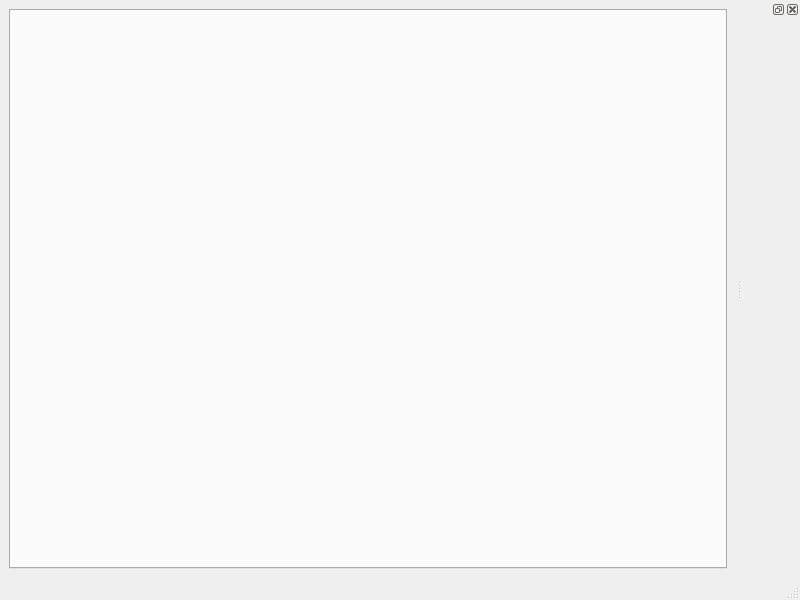
<?xml version="1.0" encoding="UTF-8"?>
<ui version="4.0">
 <class>MainWindow</class>
 <widget class="QMainWindow" name="MainWindow">
  <property name="geometry">
   <rect>
    <x>0</x>
    <y>0</y>
    <width>800</width>
    <height>600</height>
   </rect>
  </property>
  <property name="windowTitle">
   <string>MainWindow</string>
  </property>
  <widget class="QWidget" name="centralwidget">
   <layout class="QGridLayout" name="gridLayout">
    <item row="0" column="0">
     <widget class="QTabWidget" name="tabWidget">
      <property name="tabPosition">
       <enum>QTabWidget::West</enum>
      </property>
      <property name="currentIndex">
       <number>-1</number>
      </property>
     </widget>
    </item>
   </layout>
  </widget>
  <widget class="QMenuBar" name="menubar">
   <property name="geometry">
    <rect>
     <x>0</x>
     <y>0</y>
     <width>800</width>
     <height>21</height>
    </rect>
   </property>
  </widget>
  <widget class="QStatusBar" name="statusbar"/>
  <widget class="QDockWidget" name="dockWidget_2">
   <attribute name="dockWidgetArea">
    <number>2</number>
   </attribute>
   <widget class="QWidget" name="dockWidgetContents_2">
    <layout class="QHBoxLayout" name="horizontalLayout">
     <item>
      <layout class="QVBoxLayout" name="dock_layout"/>
     </item>
    </layout>
   </widget>
  </widget>
 </widget>
 <resources/>
 <connections/>
</ui>
